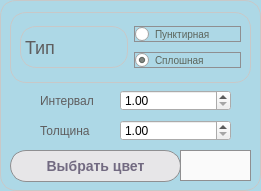
   <widget class="QFrame" name="frame">
    <property name="geometry">
     <rect>
      <x>840</x>
      <y>660</y>
      <width>261</width>
      <height>191</height>
     </rect>
    </property>
    <property name="styleSheet">
     <string notr="true">QFrame {
    background-color: rgb(173, 216, 230); 
    border: 1px solid rgb(200, 200, 200); 
    border-radius: 16px;
}</string>
    </property>
    <property name="frameShape">
     <enum>QFrame::Shape::StyledPanel</enum>
    </property>
    <property name="frameShadow">
     <enum>QFrame::Shadow::Raised</enum>
    </property>
    <widget class="QLabel" name="label_18">
     <property name="geometry">
      <rect>
       <x>40</x>
       <y>120</y>
       <width>61</width>
       <height>21</height>
      </rect>
     </property>
     <property name="styleSheet">
      <string notr="true">QLabel {
    color: rgb(95, 94, 95); 
    font-size: 12px; /* Размер шрифта */
    text-align: center; /* Выравнивание текста по центру */
    border:none;
}
</string>
     </property>
     <property name="text">
      <string>Толщина</string>
     </property>
    </widget>
    <widget class="QDoubleSpinBox" name="doubleSpinBox_thickness">
     <property name="geometry">
      <rect>
       <x>120</x>
       <y>120</y>
       <width>111</width>
       <height>21</height>
      </rect>
     </property>
     <property name="styleSheet">
      <string notr="true">QDoubleSpinBox {
    color: black ; 
}</string>
     </property>
     <property name="minimum">
      <double>1.000000000000000</double>
     </property>
     <property name="maximum">
      <double>60.000000000000000</double>
     </property>
    </widget>
    <widget class="QPushButton" name="colorLine">
     <property name="enabled">
      <bool>true</bool>
     </property>
     <property name="geometry">
      <rect>
       <x>10</x>
       <y>150</y>
       <width>171</width>
       <height>32</height>
      </rect>
     </property>
     <property name="styleSheet">
      <string notr="true">QPushButton {
    background-color: rgb(231, 230, 232);
    border-radius: 16px;
    border: 1.4px solid #8f8f91;
    font: bold 14px;
    padding: 6px;
    color: rgb(114, 106, 129);
}

QPushButton:hover {
    background-color: rgb(200, 200, 200); 
}

QPushButton:pressed {
    background-color: rgba(170,174,184); 
}</string>
     </property>
     <property name="text">
      <string>Выбрать цвет</string>
     </property>
     <property name="checkable">
      <bool>true</bool>
     </property>
    </widget>
    <widget class="QStackedWidget" name="gridStackedWidget_6">
     <property name="geometry">
      <rect>
       <x>10</x>
       <y>12</y>
       <width>241</width>
       <height>71</height>
      </rect>
     </property>
     <property name="styleSheet">
      <string notr="true"/>
     </property>
     <widget class="QWidget" name="gridStackedWidget_6Page1">
      <layout class="QGridLayout" name="gridLayout">
       <item row="1" column="1">
        <widget class="QRadioButton" name="solid_line">
         <property name="styleSheet">
          <string notr="true">QRadioButton {
    color: rgb(91, 100, 91); 
    font-size: 10px; /* Размер шрифта */
    text-align: center; /* Выравнивание текста по центру */
    border-radius: 20px;
    border: 1px solid #8f8f91;
}
</string>
         </property>
         <property name="text">
          <string>Сплошная</string>
         </property>
         <property name="checked">
          <bool>true</bool>
         </property>
        </widget>
       </item>
       <item row="0" column="1">
        <widget class="QRadioButton" name="dotted_line">
         <property name="styleSheet">
          <string notr="true">QRadioButton {
    color: rgb(91, 100, 91); 
    font-size: 10px; /* Размер шрифта */
    text-align: center; /* Выравнивание текста по центру */
    border-radius: 20px;
    border: 1px solid #8f8f91;
}
</string>
         </property>
         <property name="text">
          <string>Пунктирная</string>
         </property>
         <property name="checked">
          <bool>false</bool>
         </property>
        </widget>
       </item>
       <item row="0" column="0" rowspan="2">
        <widget class="QLabel" name="label_17">
         <property name="styleSheet">
          <string notr="true">QLabel {
    color: rgb(95, 94, 95); 
    font-size: 18px; 
}
</string>
         </property>
         <property name="text">
          <string>Тип</string>
         </property>
        </widget>
       </item>
      </layout>
     </widget>
    </widget>
    <widget class="QDoubleSpinBox" name="doubleSpinBox_interval">
     <property name="geometry">
      <rect>
       <x>120</x>
       <y>90</y>
       <width>111</width>
       <height>21</height>
      </rect>
     </property>
     <property name="styleSheet">
      <string notr="true">QDoubleSpinBox {
    color: black ; 
}</string>
     </property>
     <property name="minimum">
      <double>1.000000000000000</double>
     </property>
     <property name="maximum">
      <double>20.000000000000000</double>
     </property>
    </widget>
    <widget class="QLabel" name="label_27">
     <property name="geometry">
      <rect>
       <x>40</x>
       <y>90</y>
       <width>61</width>
       <height>21</height>
      </rect>
     </property>
     <property name="styleSheet">
      <string notr="true">QLabel {
    color: rgb(95, 94, 95); 
    font-size: 12px; /* Размер шрифта */
    text-align: center; /* Выравнивание текста по центру */
    border:none;
}
</string>
     </property>
     <property name="text">
      <string>Интервал</string>
     </property>
    </widget>
    <widget class="QPushButton" name="colorLine_2">
     <property name="geometry">
      <rect>
       <x>180</x>
       <y>150</y>
       <width>71</width>
       <height>31</height>
      </rect>
     </property>
     <property name="styleSheet">
      <string notr="true">QPushButton {
    background-color: rgb(250, 250, 250);
	border: 1.4px solid #8f8f91;
	border-radius: 16px; 
    padding: 10px; 
    text-align: center; 
    font: bold 14px; 
}




</string>
     </property>
     <property name="text">
      <string/>
     </property>
    </widget>
   </widget>
